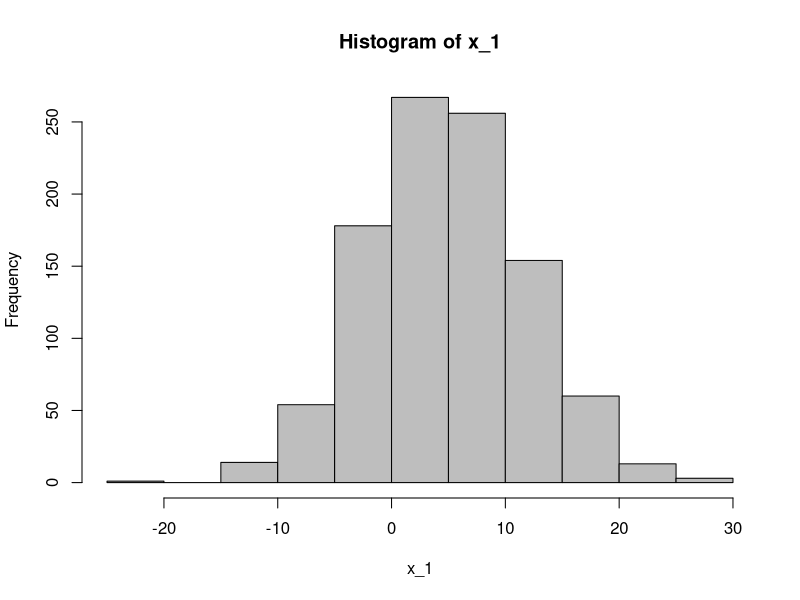
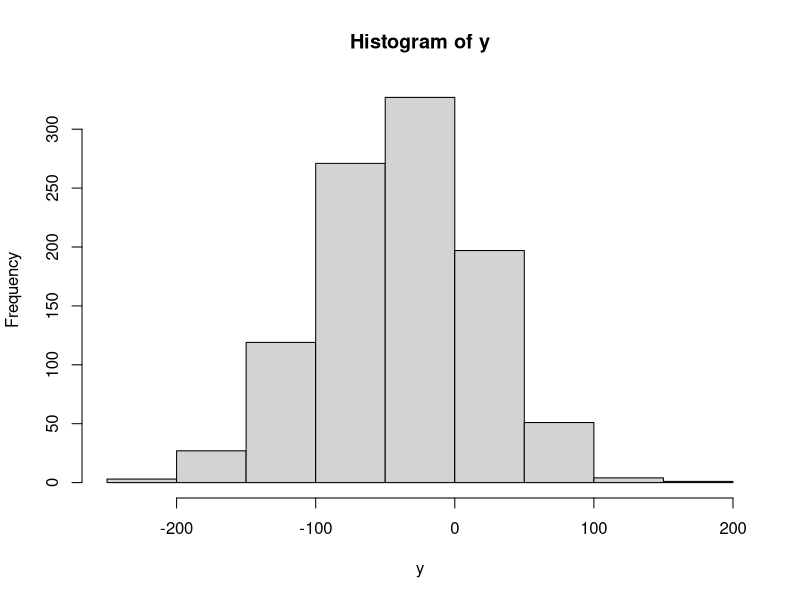
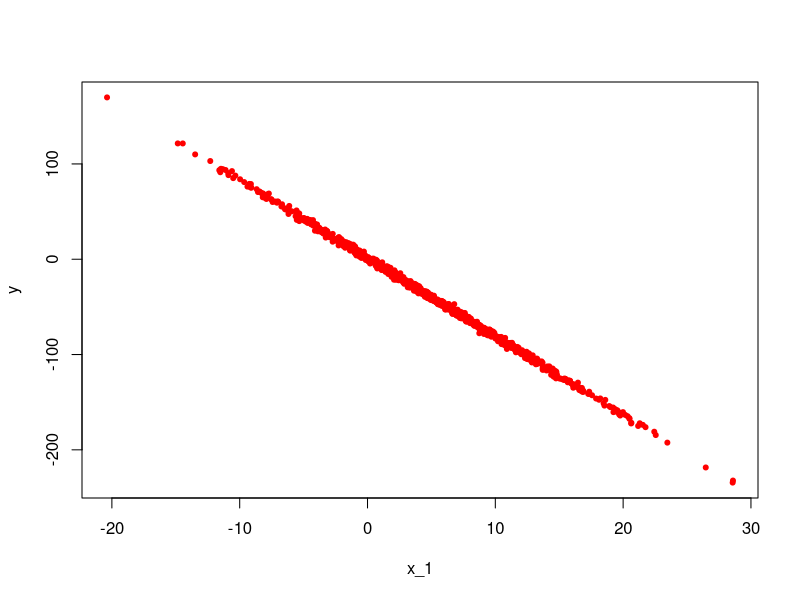
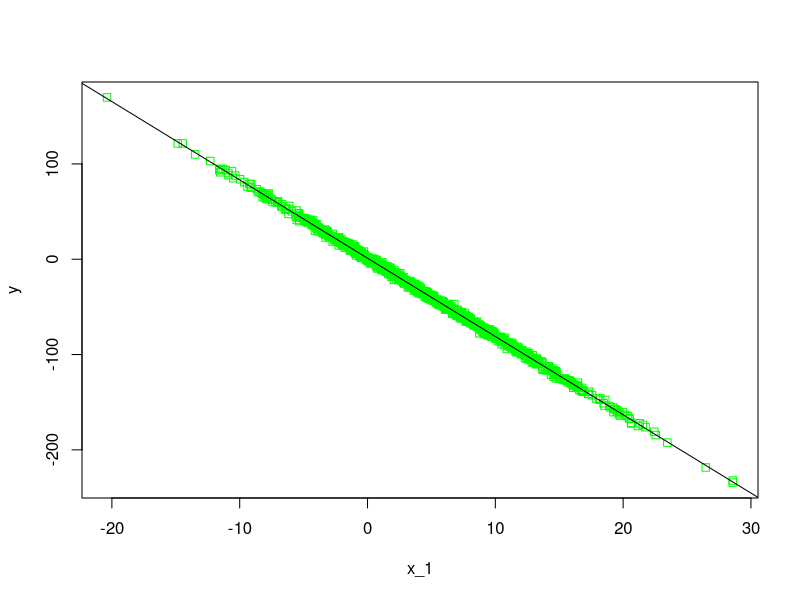
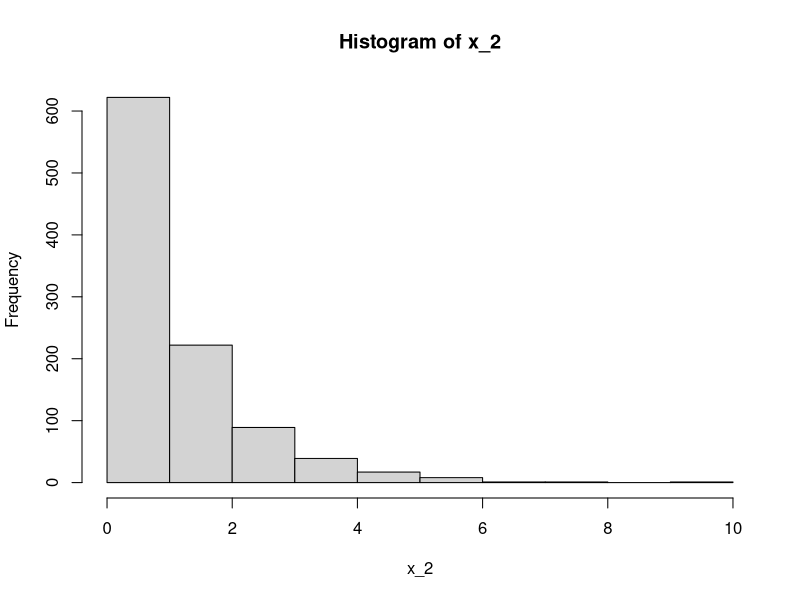
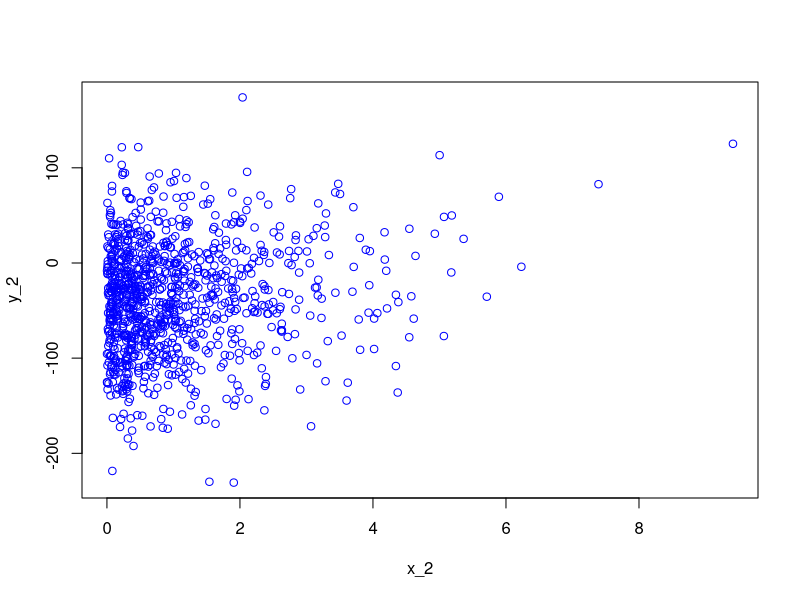

Source code (R) for these figures, in order: (Note: this script raises an error after producing the figures.)
x_1 <- rnorm(1000, 5, 7) #simulate a normal distribution of 1000 values with a mean of 5, and a standard deviation of 7
hist(x_1, col="grey")
true_error <- rnorm(1000,0,2)
true_beta_0 <- 1.1
true_beta_1 <- -8.2
y <- true_beta_0 + true_beta_1*x_1 + true_error 
hist(y) # plot p(y)
plot(x_1,y, pch=20,col="red") # plot p(x,y)

# Build a regression model based on y to get the same Bs values
model <- lm(y ~ x_1)
summary(model)
coefs <- coef(model)
plot(x_1, y, pch=0, col="green") 
abline(coefs[1], coefs[2]) # Looks similar to the first plot.

# Make a Gamma Distribution
x_2 <- rgamma(1000, 1, 1)
hist(x_2)
y_2 <- true_beta_0 + true_beta_1 * x_1 +  (x_2 ^ 2) + true_error
plot(x_2, y_2, col="blue")
model_2 <- lm(y_2, x_2)
summary(model_2)

coefs_model_2 <- ceof(model_2)
plot(x_2, y_2, pch=0, col='green')
abline(coefs_model_2[1], coefs_model_2[2])
